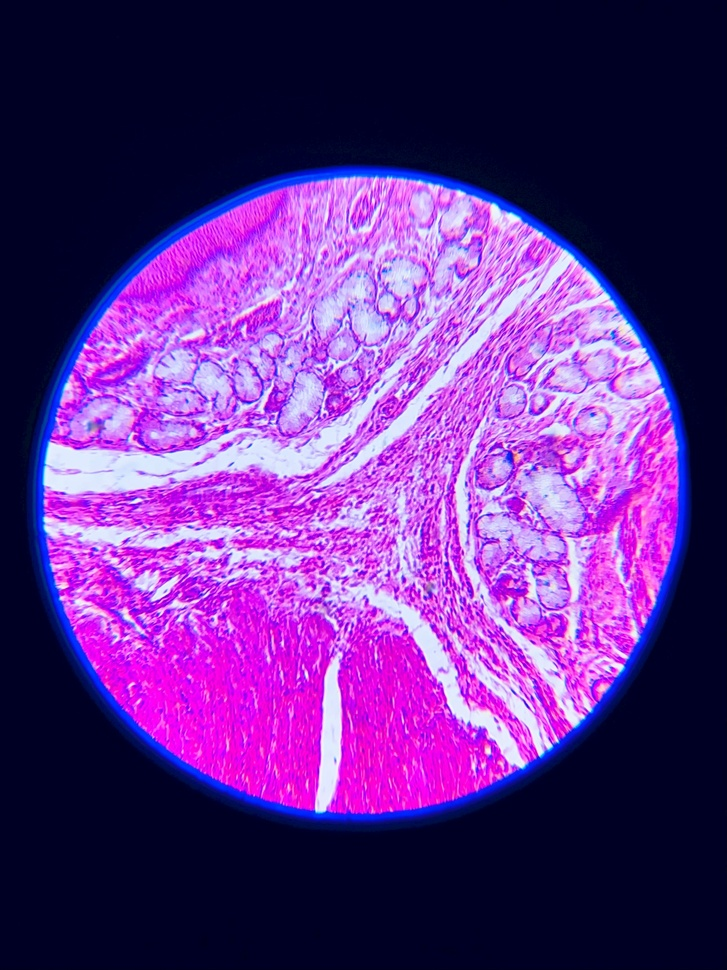
#> input picture t4_cv3/data/microscope.jpg, 727 x 970 px, shrunk from 2581 x 3441 before the run
$ jupyter execute CV3_1_Uvod_Python.ipynb
#> lines starting #> are read from the running program, lines starting #| are printed output that depends on the picture
### t4_cv3/my_module.py
def module_foo():
    print("This is a local module")
is_green = bool;
is_true = is_green or 0
import numpy as np
import matplotlib.pyplot as plt

from pandas import DataFrame
arr = np.array([1, 2, 3, 4, 5])
print("Array:", arr)

### t4_cv3/CV3_1_Uvod_Python.ipynb
## Úvod do Pythonu

- vysokoúrovňový programovací jazyk
- interpretovaný (nevytvára spustiteľný kód)
- objektovo-orientovaný
- freeware a open source
- dynamicky typovaný
- množstvo knižníc, najmä na spracovanie a vizualizáciu údajov alebo strojové a hlboké učenie

### 1. Základná syntax

- oddeľovanie pomocou indentácie (tab)
- bez bodkočiarok

+ výpis na konzolu - funkcia print - https://docs.python.org/3/library/functions.html#print

[cell 1]
# example of a print statement
print("Hello, World!")

### 2. Dátové typy a premenné

- vstavané dátové typy a operácie: https://docs.python.org/3/library/stdtypes.html
- Text : str
- Číselné :	int, float, complex
- Sekvenčné : list, tuple, range
- Mapovacie : dict
- Množinové : set, frozenset
- Booleovské : bool
- Binárne : bytes, bytearray, memoryview
- None:	NoneType (None objekt - nemá hodnotu) - https://docs.python.org/3/c-api/none.html

+ ďalšie - https://docs.python.org/3/library/datatypes.html

+ nie je potrebné definovať dátový typ pri vytvátaní premennej
+ je možné ho dynamicky meniť

- operácie
    - priradenie =
    - porovnávanie ==,!=,>,<, >=, <=, ...
    - negácia `not`

+ zistenie typu premennej - funkcia type - https://docs.python.org/3/library/functions.html#type

[cell 2]
# variables and data types
name = "John"  # String
age = 25  # Integer
height = 6.2  # Float

is_green = False # Bool
print(is_green)

print(type(name))
print(type(is_green))

### 3. Operátory

- použiteľné štandardne, alebo ako funkcie (potrebné importovaqť modul operator)
    - dokumentácia (tabuľka) - https://docs.python.org/3/library/operator.html#module-operator

- #### Aritmetické

[cell 3]
# arithmetic operations
result = 10 + height * 2
print("Arithmetic Operation Result:", result)

# exponation
print("Result to the power of 2", pow(result, 2))

- #### Porovnávacie

[cell 4]
import operator

print("Is height smaller than age?: ", height < age)

width = 23.7
compare = operator.ge(result, width) # greater or equal
print("Is result greater or equal to width?:", compare)

- #### Logické

- pozor na typy, ktoré porovnávate (napr. bool a int)

[cell 5]
# zero is integer
is_true = is_green or 0
print("Value of is_true:", is_true)
print("Value of is_green:", is_green)

print("Operator sign comparison: ", is_true & False)

operator.is_not(is_true, is_green)

### 4. Podmienky

- odsadenie
- `if` - `elif` - `else`

[cell 6]
# conditions
age = 25

if age >= 18:
    print("You are an adult.")
elif age == 17:
    print("Almost there.")
else:
    print("You are a minor.")

### 5. Cykly

- for, while
- break a continue, ako v iných jazykoch
- použitie `else` - príkazy, ktoré sa majú vykonať po vykonaní cyklu, ak nebol ukončený pomocou `break`
- pri for cykle je potrebné vytvoriť iterovateľný objekt - napr. sekvencia čísel

+ funkcia range - sekvencia čísel - https://docs.python.org/3/library/functions.html#func-range
+ funkcia len - dlžka zoznamu - https://docs.python.org/3/library/functions.html#len

[cell 7]
# for loop
for i in range(5):
    if i == 3:
        continue
    print("Iteration:", i)

[cell 8]
my_list = ["a", "b", "c"]

for i in range(len(my_list)):
    print("String in my_list:", my_list[i])

[cell 9]
# while loop
num = 0
while num < 5:
    print("While loop iteration:", num)
    num += 1

    if num == 3:
        break

print("Num:", num)
# else:
    # print("Num", num)

### 6. Funkcie

- definované kľúčovým slovom `def` a odsadením obsahu funkcie
- parametom sa neudáva typbez typu
- optional parametre - majú predvolenú hodnotu, ktorá sa nastaví, ak hodnota parametra nie je definovaná

+ dokumentačné komentáre - vo vnútri triedy/funkcie - označené `"""`

[cell 10]
# functions
# age is optional
def greet(name, age = -1):
    # documentation comment
    """Function to greet a person."""
    print("Name:", name, "\tAge: ", age)

# Function call
greet("Alice")
greet("Ben", 22)

### 7. Údajové štruktúry

- list (`[]`), dictionary (`{kľúč : hodnota}`), set (`{}`), tuple (`()`)
- dokumentacia - https://docs.python.org/3/tutorial/datastructures.html

**List (Zoznam):**

- definícia - pomocou `[]`
- Uchováva poradie prvkov.
- Prvky sú indexované - každý prvok má priradený index (začínajúci od 0) na identifikáciu jeho pozície v zozname.
- Je `mutable` - jeho prvky môžu byť menené.

[cell 11]
# data structures
# Lists
numbers = [1, 2, 3, 4, 5]
print("First element of the list:", numbers[0])  # Accessing elements

**Dictionary (Slovník):**

- definícia - pomocou `{}` a kľúčov - `kľúč : hodnota`
- Uchováva dáta v pároch kľúč-hodnota podobne ako objekty JSON.
- Kľúče musia byť jedinečné a sú hashovateľné.
- Poradie prvkov je zachované tak, ako boli vložené (od verzie 3.7).
- Tiež je `mutable`.

[cell 12]
# dictionaries
person = {'name': 'Alice', 'age': 30, 'city': 'New York'}
print("Name:", person['name'])

**Set (Množina):**

- definícia - pomocou `{}`
- Obsahuje jedinečné prvky, žiadne duplikáty.
- Prvky nie sú indexované, nie je možné ich získať pomocou indexu.
- Je `mutable` a môže sa použiť na vykonávanie matematických operácií množín, ako sú zjednotenie, prienik, rozdiel atď.

[cell 13]
# sets
fruits = {'apple', 'banana', 'orange'}
print("Fruits:", fruits)

**Tuple (N-tica):**

- definícia - pomocou `()`
- Uchováva poradie prvkov.
- Prvky sú indexované a každý prvok má svoj unikátny index.
- Je `immutable` (nemeniteľný) - jeho prvky nemôžu byť po vytvorení zmenené.

[cell 14]
# tuples
coordinates = (10, 20)
print("Coordinates:", coordinates)
print("Coordinate x:", coordinates[0])

### 8. Práca so súbormi

- zápis/čítanie
+ mód otvorenia - určuje, ako bude súbor použitý (čítanie, zápis, pridávanie atď.).
    - 'w' pre zápis (čo súbor vytvorí, alebo ak už existuje, prepíše)
    - 'r' pre čítanie
    - 'a' pre pridávanie (zápis na koniec súboru).

- `with` klauzula (kontextový manažér) - https://docs.python.org/3/tutorial/inputoutput.html
    - Pomáha spravovať súbory, automatizuje zatvorenie súboru po tom, čo je blok kódu pod klauzulou with dokončený. (aj pri vyhodení výnimky)
    - Znižuje riziko zanechania otvoreného súboru, čo by mohlo viesť k únikom pamäti alebo iným problémom.

[cell 15]
# file handling
# writing to a file
with open('data/example.txt', 'w') as file:
    file.write("This is an example text.")

[cell 16]
# reading from a file
with open('data/example.txt', 'r') as file:
    contents = file.read()
    print("File contents:", contents)

### 9. Knižnice / Moduly

#### Inštalácia

- najjednoduchšie pomocou pip (cez príkazový riadok, Python konzolu, príkaz ..)

- kĺúčové slovo `import`
- alias - skratka (np, pd, ..)
- možnosť importovať len konkrétne objekty/funkcie z knižnice

[cell 17]
# introduction to Libraries
import numpy as np
import matplotlib.pyplot as plt

from pandas import DataFrame

- použitie knižnice - potrebné použiť názov (alias) knižnice

[cell 18]
# creating an array using NumPy library
arr = np.array([1, 2, 3, 4, 5])
print("Array:", arr)

**Vytvorenie modulu**
- Python skript (.py) - import rovnako ako pri všetkých moduloch (tiež triedy, metódy, ..)

[cell 19]
import my_module

my_module.module_foo()

- #### Grafy
- Matplotlib knižnica - dokumentácia - https://matplotlib.org/stable/index.html
+ funkcia figure - vytvorenie novej figúry, alebo zmena veľkosti/iných vlastností aktuálnej figúry (okna)
+ scatter - vytvorenie bodového grafu (scatter plot), užitočná najmä pri vizualizácii vzťahov medzi dvoma premennými
+ xlabel, ylabel - označenia osí
+ title - názov grafu
+ grid - mriežka v grafe (zjednodušenie porovnávania hodnôt)
+ axis/ylim/xlim - zobrazenie osí a ich rozsah
+ tick_params - zobrazenie značiek na osiach (veľkosť, farba, poloha a orientácia)
+ legend - zobrazenie a prispôsobenie legendy
+ savefig - uloženie grafu (PNG, JPG, PDF, ..)
+ show - zobrazenie grafu - dokumentácia LINK
+ množstvo ďalších funkcií

[cell 20]
# plotting using Matplotlib library
# create data
import numpy as np
import matplotlib.pyplot as plt
x = np.linspace(0, 10)
y = np.sin(x)

# create figure
plt.figure(figsize=(10, 6)) # Nastavenie veľkosti figúry

# scatter plot
plt.scatter(x, y, label='Sin', color='blue')

# labels
plt.xlabel('X-axis')
plt.ylabel('Y-axis')

# title
plt.title('Sample SIN Scatter Plot')

# show grid
plt.grid(True)

# x/y axis limits
plt.xlim(0, 10)
plt.ylim(-1.5, 1.5)

# axis ticks and labels
plt.tick_params(axis='both', which='major', labelsize=10, color='red')

# legend and its location
plt.legend(loc='upper right')

# save figure as PNG file
plt.savefig('data/my_plot.png', dpi=300)
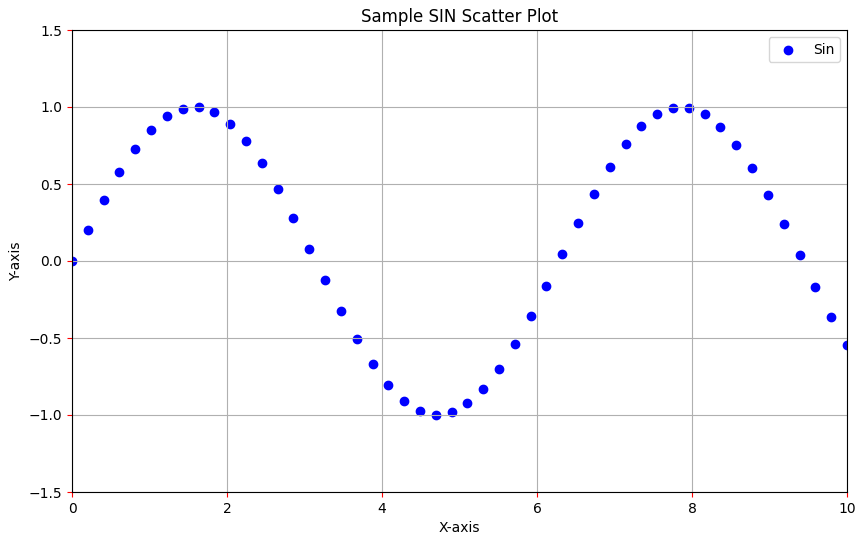
#> figure drawn by matplotlib, 1 panel

# show plot
plt.show()

### 10. Ošetrovanie výnimiek

- `try-except` blok - https://docs.python.org/3/tutorial/errors.html
- príklady základných typov výnimiek:
    - TypeError: vykonanie operácie s nekompatibilným typom (sčítanie reťazca a čísla)
    - IndexError: pristúpenie k prvku zoznamu pomocou indexu, ktorý je mimo rozsah
    - KeyError: pristúpenie k hodnote v slovníku pomocou kľúča, ktorý neexistuje
    - ValueError: funkcia dostane argument s nevhodnou hodnotou
    - NameError: použitie nedefinovanej premennej
    - FileNotFoundError: pokus o otvorenie neexistujúceho súboru
    - ZeroDivisionError: delenie čísla nulou

[cell 21]
# error handling
try:
    print(undefined_variable)
except NameError as e:
    print("Error:", e)

### 11. Práca s obrázkami

- knižnice, napr. pillow (PIL) - https://pillow.readthedocs.io/en/stable/reference/Image.html
- načítanie, uloženie (open/save)
- prevod na odtiene šedej (hodnoty 0-255) - funkcia convert
- normalizácia (hodnoty 0-1) - prospešné pre strojové učenie
- ďalšie úpravy (rotácie, orezanie, zmena veľkosti, ..)

[cell 22]
from PIL import Image
import numpy as np

# load image
image = Image.open('data/microscope.jpg')
#> image is the input picture: PIL image 727x970 RGB; mean R, G, B 95.3, 47, 133.7

# convert to grayscale
grayscale_image = image.convert('L')
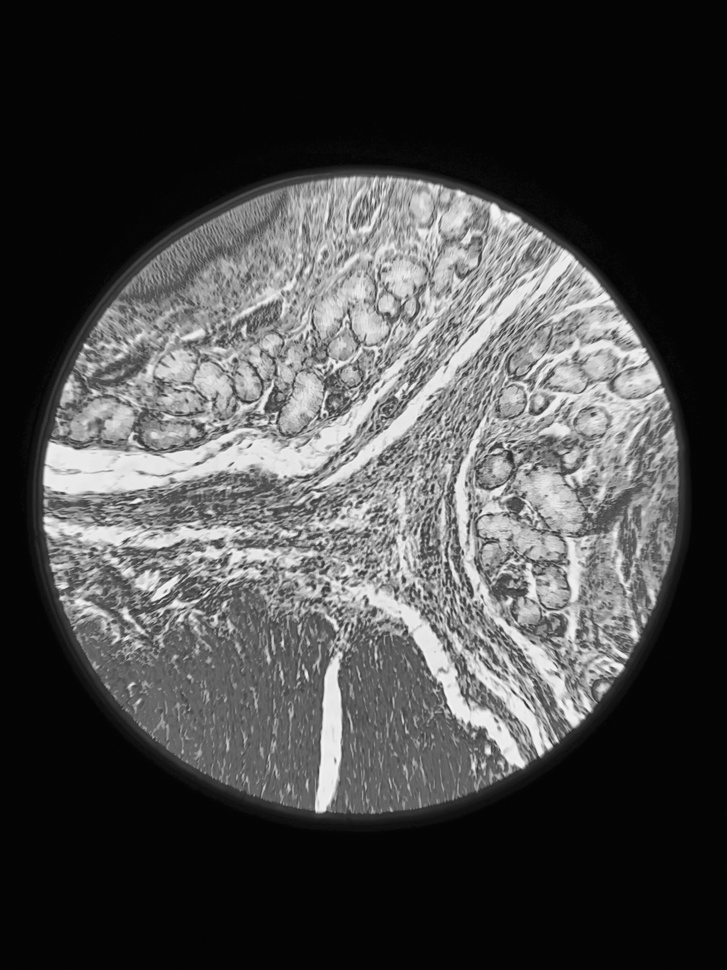
#> grayscale_image: PIL image 727x970 L; min 3, max 247, mean 71.3

# save image
grayscale_image.save('data/microscope_g.jpg')

# normalization
# convert image to numpy array and normalize dividing by max pixel value (255)
image_array = np.asarray(grayscale_image)
normalized_image_array = image_array / 255.0

print(normalized_image_array)
#> (printed output is left out)
